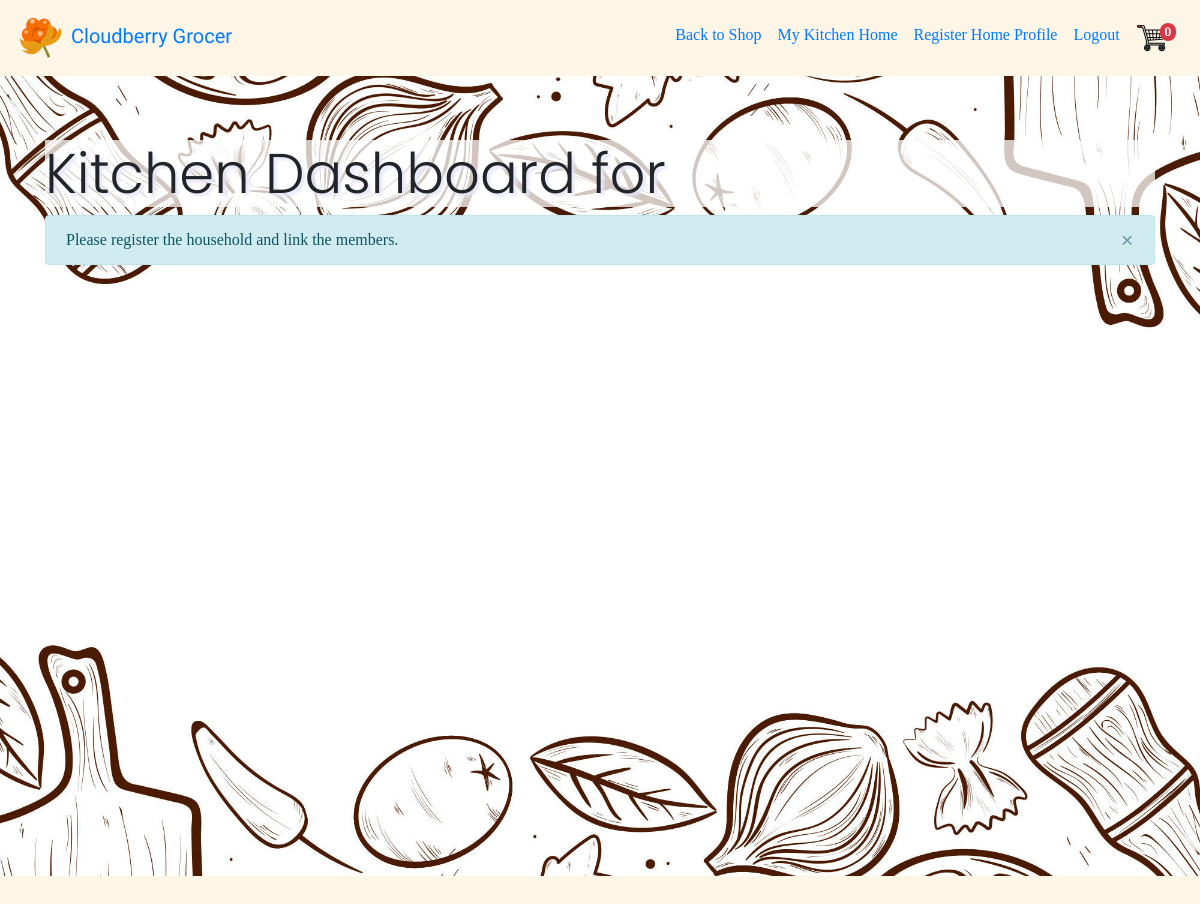
Page /mykitchen/ (signed in) on the earlier database version.
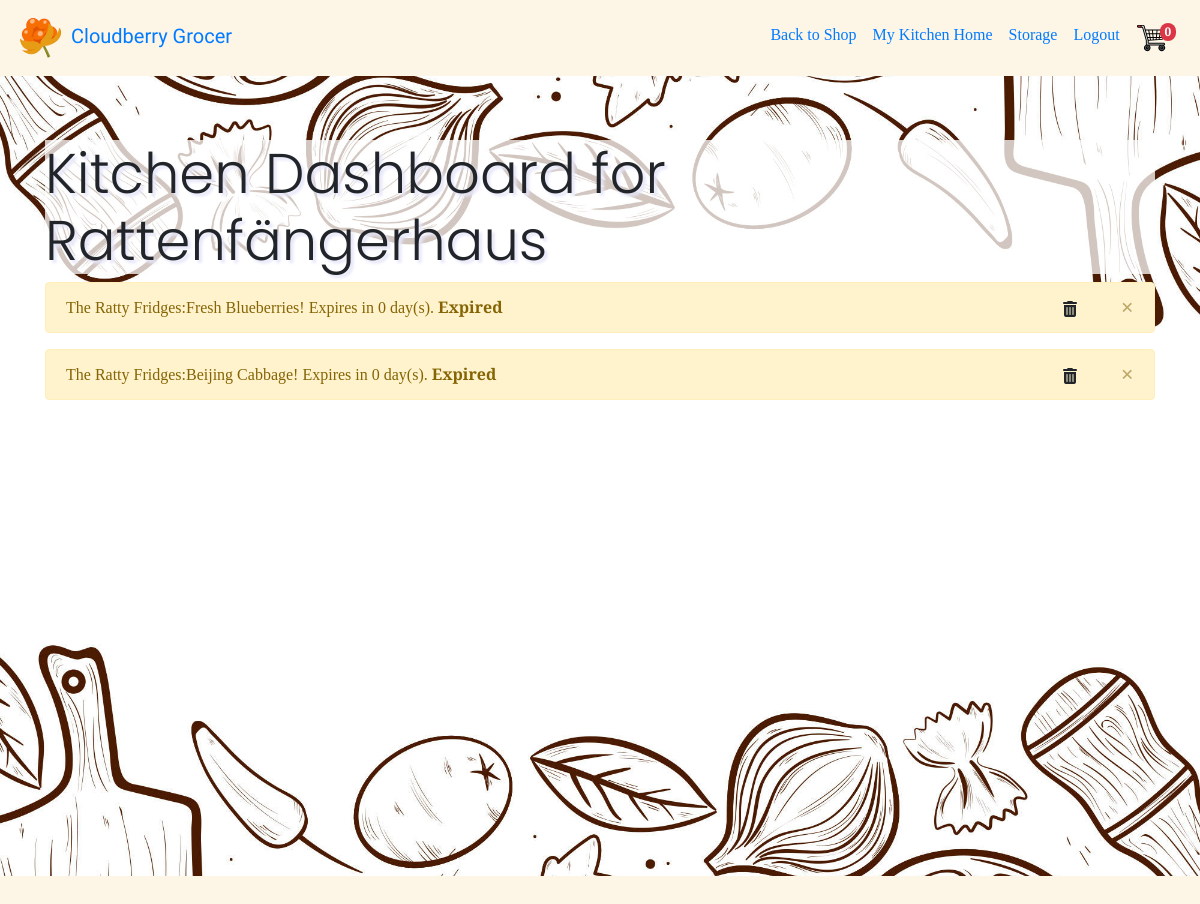
Same page on the later database version.
### mykitchen/models.py (models this page shows, shortened)
class Household(models.Model):
    name = models.CharField(blank=False, max_length=50,
                            help_text='Name to identify your household')
    owner = models.ForeignKey(User,
                              blank=False,
                              on_delete=models.SET(get_sentinel_user))

class FoodItem(models.Model):
    food = models.ForeignKey(Product, on_delete=models.SET_NULL, null=True)
    location = models.ForeignKey(StorageLocation, on_delete=models.CASCADE)
    quantity = models.IntegerField(blank=False, help_text="number of packages")
    remarks = models.TextField(blank=True, max_length=600)
    expiry_date = models.DateField(
        null=True, blank=True, help_text='Enter date in YYYY-MM-DD format')
    threshold = models.IntegerField(blank=False,
                                    help_text="Number of days before expiry"
                                    " date to notify me")
    edited_by = models.ForeignKey(User, blank=False,
                                  on_delete=models.SET(get_sentinel_user))
    PACKAGES = (
        ('bar', 'Bar'),
        ('bottle', 'Bottle'),
        ('box', 'Box'),
        ('pack', 'Pack'),
        ('roll', 'Roll'),
        ('tin', 'Tin')
    )
    package = models.CharField(blank=False, choices=PACKAGES,
                               max_length=7, default="pack",
                               help_text="Food Packages")
    def get_days_duration(self):
        return (self.expiry_date-datetime.date.today()).days
    def get_hit_threshold(self):
        if (self.expiry_date-datetime.date.today()).days <= self.threshold:
            return True
        else:
            return False
    def get_expired(self):
        return (self.expiry_date-datetime.date.today()).days <= 0

class StorageLocation(models.Model):
    name = models.CharField(blank=False, max_length=50,
                            help_text="Kitchen Fixtures")
    storage_temperature = models.IntegerField(blank=True,
                                              help_text="deg Celsius")
    household = models.ForeignKey(Household, on_delete=models.CASCADE)
    edited_by = models.ForeignKey(User, blank=False,
                                  on_delete=models.SET(get_sentinel_user))
    STORAGE_TYPE_CHOICES = (
        ('cabinet', 'Cabinet'),
        ('cupboard', 'Cupboard'),
        ('counter-top', 'Counter'),
        ('fridge', 'Refridgerator'),
        ('freezer', 'Freezer'),
        ('pantry', 'Pantry'),
        ('others', 'Others')
    )
    storage_type = models.CharField(blank=False, choices=STORAGE_TYPE_CHOICES,
                                    max_length=11, default="cupboard",
                                    help_text="Storage Location Types")
    def __str__(self):
        return self.name

### products/models.py (models this page shows, shortened)
class Product(models.Model):
    name = models.CharField(blank=False, max_length=50)
    brand = models.ForeignKey('Brand', on_delete=models.CASCADE)
    desc = models.TextField(blank=False, max_length=500)
    origin = models.ForeignKey('Country', on_delete=models.CASCADE)
    weight_per_pack = models.FloatField(blank=False)
    qty_per_pack = models.IntegerField(blank=True, null=True)
    barcode_spec = models.CharField(blank=True, max_length=3)
    barcode_no = models.BigIntegerField(blank=True, null=True)
    image = models.URLField(blank=False)
    root_price = models.DecimalField(max_digits=10, decimal_places=3,
                                     blank=False)
    multiplier = models.DecimalField(max_digits=5, decimal_places=3,
                                     blank=False, default=1.00)
    category = models.ForeignKey('Category', on_delete=models.CASCADE)
    subcategory = models.ManyToManyField(Subcategory)
    usage = models.ManyToManyField('Usage')
    editor = models.ForeignKey(User, on_delete=models.SET_NULL, null=True)
    date_edited = models.DateTimeField(auto_now_add=True, blank=True)
    SALE_STATUS = (
        ('b', 'Best Sellers'),
        ('d', 'Bulk Discount'),
        ('n', 'Normal'),
        ('o', 'On Offer')
    )
    status = models.CharField(
        max_length=1,
        choices=SALE_STATUS,
        blank=True,
        default='n',
        help_text='Product Sale Status',
    )

### mykitchen/views.py (the view)
# urls.py: path('', mykitchen.views.index,
@login_required
def index(request):
    user = request.user
    belongs = False
    try:
        member = Member.objects.get(user=user)
    except Member.DoesNotExist:
        member = None
    try:
        household = Household.objects.get(owner=user)
    except Household.DoesNotExist:
        household = None
    if member:
        household = member.household
    if household:
        if user.username == household.owner.username or (
                            user.username == member.user.username):
            belongs = True
    try:
        storages = StorageLocation.objects.filter(household=household)
    except StorageLocation.DoesNotExist:
        storages = None
    all_food = FoodItem.objects.filter(location__in=storages)
    if household is None:
        household = ""
        messages.info(
            request,
            "Please register the household and link the members."
        )
    return render(request, 'mykitchen/mykitchen_index.template.html', {
        'household': household,
        'all_food': all_food,
        'belongs': belongs
    })

### cart/contexts.py (called while the page is built)
def cart_contents(request):
    cart = request.session.get("shopping_cart", {})
    return {
        'shopping_cart': cart,
        'item_count': len(cart)
}

### mykitchen/templates/mykitchen/mykitchen_index.template.html (shortened to what this page needs)
{% extends 'base_kitchen.template.html' %}
{%load static%}
{%block nav%}
    {% if not household %}
    <li class="nav-item">
    <a class="nav-link" href="{% url 'register_household' %}">Register Home Profile</a>
    </li>
    {% endif %}
    {% if household %}
    <li class="nav-item">
        <a class="nav-link" href="{% url 'view_storage_location' household_id=household.id %}">Storage</a>
      </li>
    {%endif %}
{%endblock%}
{%block hero%}
<div class="jumbotron jumbotron-fluid kitchen">
  <div class="container">
    <h3 class="display-4 title-background">Kitchen Dashboard for {{household.name}}</h3>
    {% if messages %}
    {% for message in messages %}
    <div class="alert alert-info alert-dismissible fade show" role="alert">
        <div>
            {{ message }}
        </div>
        <button type="button" class="close" data-dismiss="alert" aria-label="Close">
        <span aria-hidden="true">&times;</span>
         </button>
    </div>
        {% endfor %}
{% endif %}
{% if belongs %}
{% for food in all_food %}
{% if food.get_hit_threshold %}
<div class="alert alert-warning alert-dismissible fade show" role="alert">
  <span>{{food.location}}:{{food.food.name}}!</span>
  Expires in {{food.get_days_duration}} day(s).
  {%if food.get_expired %}
  <strong>Expired</strong>
  {% else %}
  <strong>Date of expiry:{{food.expiry_date}}</strong>
  {% endif %}
  <span class="float-right mt-n1">
  <button type="button" class="btn" data-toggle="modal" data-placement="bottom" data-target="#deleteModal-{{food.id}}" title="Bin this food"><i class="fas fa-trash-alt"></i>
  </button>
  </span>
  <button type="button" class="close" data-dismiss="alert" aria-label="Close">
    <span aria-hidden="true">&times;</span>
  </button>
</div>
{% endif %}
{% endfor %}
{% endif %}
  </div>
</div>
{% endblock %}

Differences in the rows shown:
now on this page (row unchanged): Household: name "Rattenfängerhaus"
added FoodItem: location "The Ratty Fridges", food.name "Fresh Blueberries", get_days_duration "0", shows "Expired"
added FoodItem: location "The Ratty Fridges", food.name "Beijing Cabbage", get_days_duration "0", shows "Expired"
Other differences:
text no longer shown: "Register Home Profile"
text now shown: "Storage"
list line gone: "Please register the household and link the members. ×"
